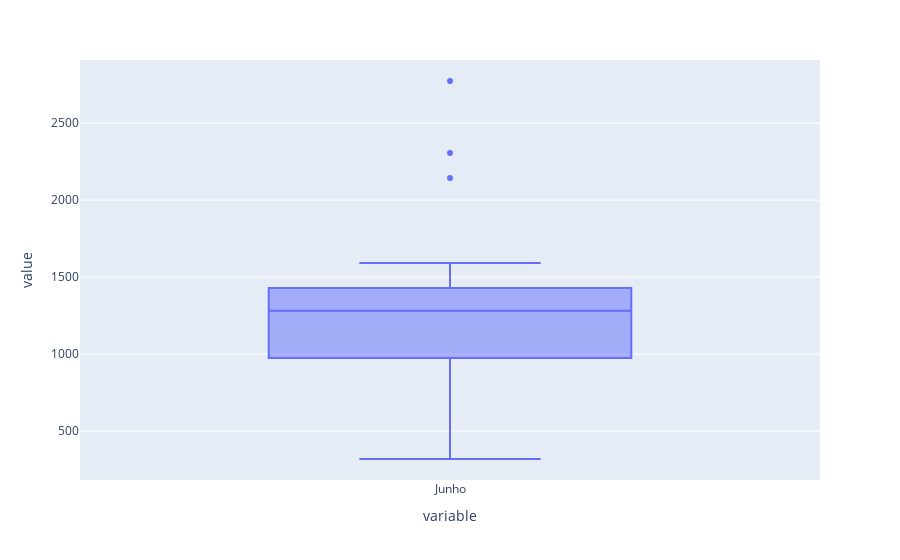

Notebook code for this chart:
### Code cell
px.box(df['Junho'])

### Figure 1 — Plotly figure (JSON) as saved in the notebook; plotly's stock layout.template omitted (floating-point values rounded to 4 significant figures)
{"data": [{"alignmentgroup": "True", "hovertemplate": "variable=%{x}<br>value=%{y}<extra></extra>", "legendgroup": "", "marker": {"color": "#636efa"}, "name": "", "notched": false, "offsetgroup": "", "orientation": "v", "showlegend": false, "type": "box", "x": ["Junho", "Junho", "Junho", "Junho", "Junho", "Junho", "Junho", "Junho", "Junho", "Junho", "Junho", "Junho", "Junho", "Junho", "Junho", "Junho", "Junho", "Junho", "Junho", "Junho", "Junho"], "x0": " ", "xaxis": "x", "y": [318, 342, 523, 1470, 1402, 1109, 870, 2774, 1010, 496, 2144, 1592, 2306, 1137, 1415, 1381, 1281, 1012, 1355, 1295, 1176], "y0": " ", "yaxis": "y"}], "layout": {"boxmode": "group", "legend": {"tracegroupgap": 0}, "margin": {"t": 60}, "xaxis": {"anchor": "y", "domain": [0, 1], "title": {"text": "variable"}}, "yaxis": {"anchor": "x", "domain": [0, 1], "title": {"text": "value"}}}}
